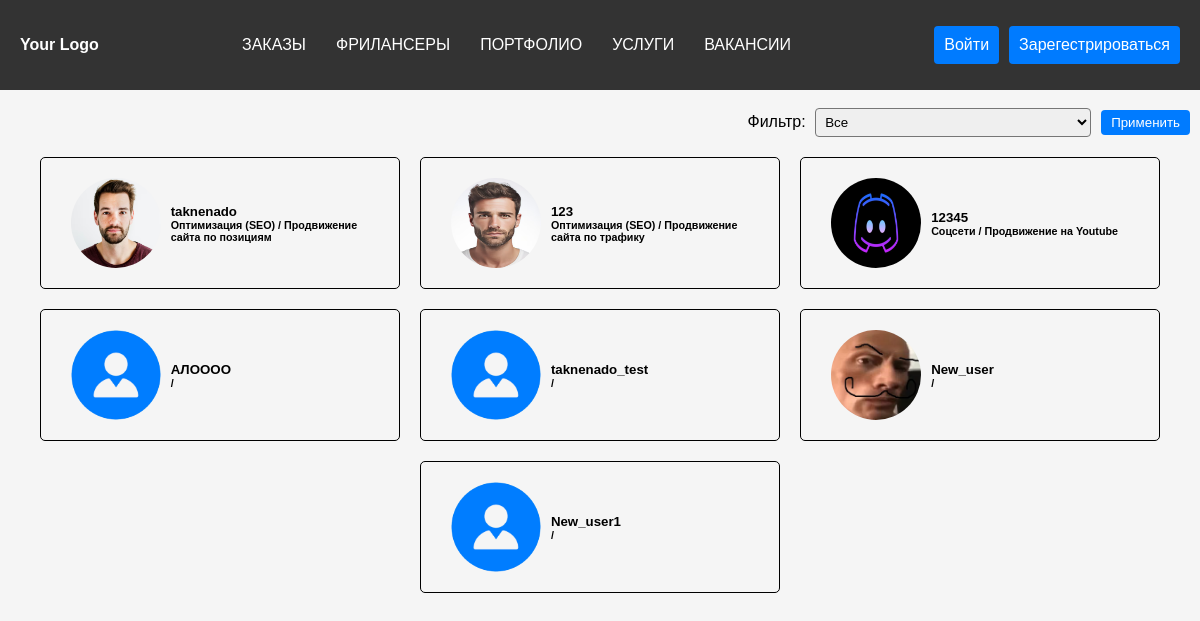
The app's page /main_pages/freelansers.php with its own data.
### tables this page shows
CREATE TABLE IF NOT EXISTS `users` (
  `user_id` int NOT NULL,
  `username` varchar(50) NOT NULL,
  `email` varchar(100) NOT NULL,
  `password` varchar(255) NOT NULL,
  `phone` varchar(20) NOT NULL,
  `gender` enum('male','female') NOT NULL,
  `birthdate` date NOT NULL,
  `user_type` enum('F','E','A') NOT NULL,
  `avatar_path` varchar(255) DEFAULT '/uploads/avatars/default-avatar.png',
  `specialization` varchar(255) DEFAULT NULL,
  `profession` varchar(255) DEFAULT NULL,
  PRIMARY KEY (`user_id`)
);

### includes/site_settings.php (called while the page is built)
<?php
$baseUrl = 'http://localhost/Freelance-seeker';
?>

### main_pages/freelansers.php (the view, shortened to what this page needs)
<?php
require_once("../includes/DB_config.php");
require_once("../includes/site_settings.php");
$sql = "SELECT * FROM users";
$result = mysqli_query($connection, $sql);
$users = array();
while($row = mysqli_fetch_assoc($result)) {
  $users[] = $row;
}
?>
<!DOCTYPE html>
<html>
<head>
    <link rel="stylesheet" href="../css/style.css">
    <link rel="stylesheet" href="../css/nav_menu.css">
    <link rel="stylesheet" href="../css/test.css">
    <link rel="stylesheet" href="../css/test2.css">
</head>
<body>
    <header>
        <nav class="nav-menu">
            <a href="index.php" class="logo">Your Logo</a>
            <ul class="nav-menu">
            <li><a href="orders.php">ЗАКАЗЫ</a></li>
            <li><a href="freelansers.php">ФРИЛАНСЕРЫ</a></li>
            <li><a href="contact.php">ПОРТФОЛИО</a></li>
            <li><a href="contact.php">УСЛУГИ</a></li>
            <li><a href="contact.php">ВАКАНСИИ</a></li>
            </ul>
            <ul>
                <?php
                if (isset($_SESSION['username'])) {
                ?>
                    <li class="right-align">
                        <a href="../users/personal_info.php" class="button userinfo_button">
                        <?php echo $_SESSION['username']; ?>
                        </a>
                    </li>
                <?php
                } else {
                ?>
                    <li><a href="login.php" class="button login-button">Войти</a></li>
                    <li><a href="registration/register.php" class="button register-button">Зарегестрироваться</a></li>
                <?php
                }
                ?>
            </ul>
        </nav>
    </header>
    <div class="clear"><br></div>
    <form id="filter-form" method="GET" class="form-inline">
        <div class="form-group">
            <label for="filter">Фильтр:</label>
            <select name="filter" id="filter">
                <option value="">Все</option>
            </select>
        </div>
        <div class="form-group">
            <button type="submit" class="btn">Применить</button>
        </div>
    </form>
    <div class="container">
        <?php if (count($users) > 0): ?>
            <?php foreach ($users as $user): ?>
              <div class="card">
                  <div class="card-body">
                      <div class="user-info">
                          <div class="avatar-container">
                              <img src="<?php echo $baseUrl . $user['avatar_path']; ?>" class="avatar">
                          </div>
                          <div class="text-container">
                              <h5 class="card-title">
                                  <span><?php echo $user['username']; ?></span>
                              </h5>
                              <h6 class="card-subtitle">
                              <span><?php echo $user['profession'] . " / " . $user['specialization']; ?></span>
                              </h6>
                          </div>
                      </div>
                  </div>
              </div>
            <?php endforeach; ?>
        <?php else: ?>
            <p>Ничего не найдено.</p>
        <?php endif; ?>
    </div>
<div class="clear"><br><br></div>
</body>
</html>

### css/style.css (style rules this page uses)
body { background-color: #f5f5f5; font-family: Arial, sans-serif; margin: 0; padding: 0; }
.button { display: inline-block; padding: 10px 20px; background-color: #007bff; color: #fff; text-decoration: none; border-radius: 4px; }

### css/nav_menu.css (style rules this page uses)
.nav-menu { background-color: #333; padding: 10px; padding-left: 10px; display: flex; justify-content: space-between; align-items: center; }
.logo { color: #fff; text-decoration: none; font-weight: bold; }
.nav-menu ul { list-style-type: none; padding: 0; display: flex; align-items: center; justify-content: center; }
.nav-menu li { display: inline-block; margin-right: 10px; text-align: center; }
.nav-menu a { color: #fff; text-decoration: none; padding: 10px; }

### css/test.css (style rules this page uses)
.clear { clear: both; }

### css/test2.css (style rules this page uses)
.container { margin-right: auto; margin-left: auto; padding-left: 15px; padding-right: 15px; }
@media (min-width:768px) { .container { width: 750px; } }
@media (min-width:992px) { .container { width: 970px; } }
@media (min-width:1200px) { .container { width: 1170px; } }
.clearfix:before,.clearfix:after,.container:before,.container:after,.container-fluid:before,.container-fluid:after,.row:before,.row:after { display: table; }
.clearfix:after,.container:after,.container-fluid:after,.row:after { clear: both; }

### main_pages/freelansers.php (style rules this page uses)
.container { display: flex; flex-wrap: wrap; justify-content: center; }
.card { display: flex; justify-content: flex-start; width: calc(32.33% - 20px); margin: 10px; text-align: center; border: 1px solid #000; border-radius: 5px; }
.user-info { display: flex; align-items: center; justify-content: space-between; padding: 10px; }
.text-container { flex-grow: 1; text-align: left; }
.card-title { margin: 0; }
.card-subtitle { margin: 0; }
.avatar-container { display: flex; align-items: center; margin-left: 10px; padding: 10px; }
.avatar { width: 90px; height: 90px; border-radius: 50%; }
.form-inline { display: flex; align-items: center; justify-content: flex-end; margin-bottom: 10px; }
.form-group { margin-right: 10px; }
.form-group label { margin-right: 5px; }
.form-group select { padding: 5px; border-radius: 4px; }
.btn { padding: 5px 10px; background-color: #007bff; color: #fff; border: none; border-radius: 4px; cursor: pointer; }

### records on screen
users: avatar_path (picture), username "taknenado", profession "Оптимизация (SEO)", specialization "Продвижение сайта по позициям"
users: avatar_path (picture), username "123", profession "Оптимизация (SEO)", specialization "Продвижение сайта по трафику"
users: avatar_path (picture), username "12345", profession "Соцсети", specialization "Продвижение на Youtube"
users: avatar_path (placeholder picture), username "АЛОООО"
users: avatar_path (placeholder picture), username "taknenado_test"
users: avatar_path (picture), username "New_user"
users: avatar_path (placeholder picture), username "New_user1"
